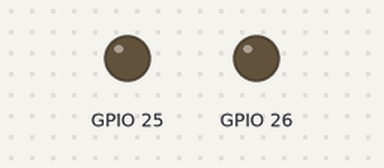
Simulated run of this sketch. Board: ESP32. Parts: output pins drawn as LEDs (lit = HIGH). WiFi joins after 1.5 s; servers stay silent unless stated; what the sketch prints to the serial monitor is not drawn.

Above: at 0.1 s.
At 1.6 s:
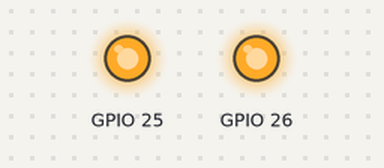
Timing chart, 0 to 3.1 s (numbered marks = the images above):
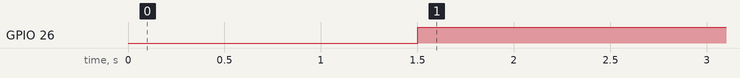

The sketch:

WiFiClient.ino
```cpp
# include <WiFi.h>
# include <Arduino.h>

const char * ssid = "awsl";
const char * passwd = "1qaz2wsx";

const char * host = "192.168.43.22";    // My PC's IP Address under The WiFi
const  int port = 100;

WiFiClient client;

void setup(){
    pinMode(25,OUTPUT);
    pinMode(26,OUTPUT);

    Serial.begin(115200);
    Serial.println("Connecting To...");

    WiFi.begin(ssid, passwd);
    while (WiFi.status() != WL_CONNECTED) {
        delay(500);
        Serial.print(".");
    }

    Serial.println("Successfully Connected To AP:");
    Serial.print("The IP Address Is:");
    Serial.println(WiFi.localIP());


}

void loop() {
    digitalWrite(25,HIGH);
    digitalWrite(26,HIGH);

    // client.print("Hello Server!");
    Serial.println("Connecting To HOST...");
    while (!client.connect(host, port)){    // Trying Util Connected
        delay(200);
        Serial.println("Connection Failed");
    }
    Serial.println("Successfully Connected To Server");

    while (client.connected()){
        // ? delay(1);
        // ? I don't know why If Empty Here, My Net Debug Software(Script Communicator will freeze after sending The 1st Message)
        // ! It's My Debug Software's Bug, When not disconnected(client.stop()) from that term but reprogram
        // ! Needed To Reopen The TCPServer
        // ! Must Use client.close()

        if (client.available()){

            // float f = client.parseFloat();
            // Serial.println(f);
            // client.println(f);

            String s = client.readStringUntil('!');
            // Read String Until Means Reading Until The '!' happens
            // Does Not Block If not get '!'
            Serial.println(s);
            client.println(s);

            // char c = client.read();

            // if (c == '!'){
            //     client.println("GOT !");
            // }
            // for (int i = 0;i<3;i++){
            //     client.write(c);
            // }

        }

    }
    // String Line = client.readStringUntil('A');
    // client.println(Line);


    delay(1000);
    client.stop();
    Serial.println("Closing Connection...");


}
```

Measured:
- by itself, GPIO 26: LOW → HIGH at 1.5 s
